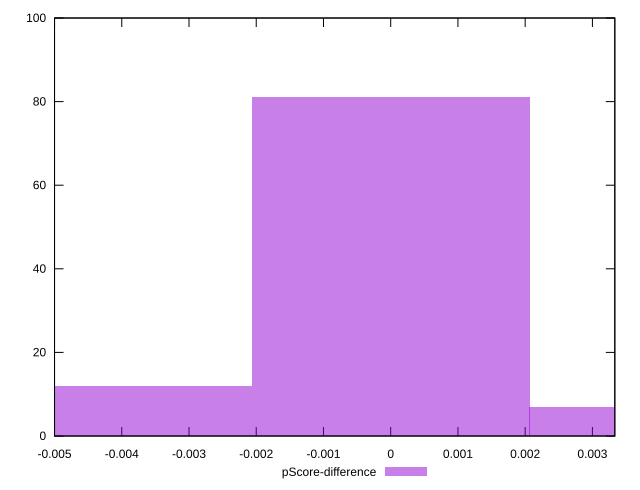

gnuplot code for this plot:
reset

$pScoreDifference <<EOF
0 81
0.004128804313345143 7
-0.004128804313345143 12
EOF

set key outside below
set boxwidth 0.004128804313345143
set xrange [-0.0050000000000000044:0.0033333333333332993]
set yrange [0:100]
set trange [0:100]
set style fill transparent solid 0.5 noborder
set terminal svg size 640, 490 enhanced background rgb 'white'
set output "reports/report_00033_2021-03-01T14-23-16.841Z/uses-http2/samples/astro/pScore-difference/histogram.svg"

plot $pScoreDifference title "pScore-difference" with boxes

reset
